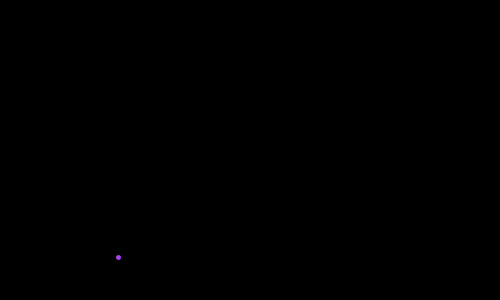
Frame 1 (no input)
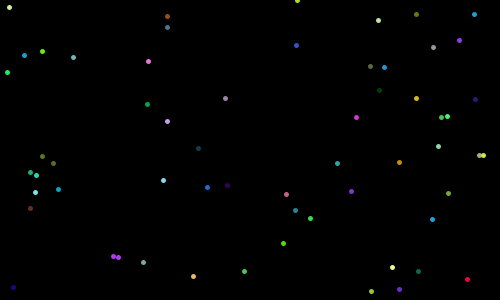
Frame 60 (the mouse pressed at the canvas centre just before this capture)
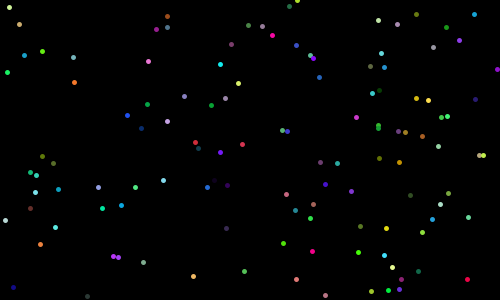
Frame 120 (the mouse held since frame 60 and released just before this capture)

The Processing sketch that drew these frames (run headless with seeded random() and noise(); from frame 60 on, the mouse is pressed at the canvas centre):

// Processing sketch: sketch_150124a
// ── sketch_150124a.pde
void setup(){
  size(500, 300);
  background(0);
  strokeWeight(5);
}

void draw(){
  stroke(random(255),random(255),random(255));
  point(random(width), random(height));
}
